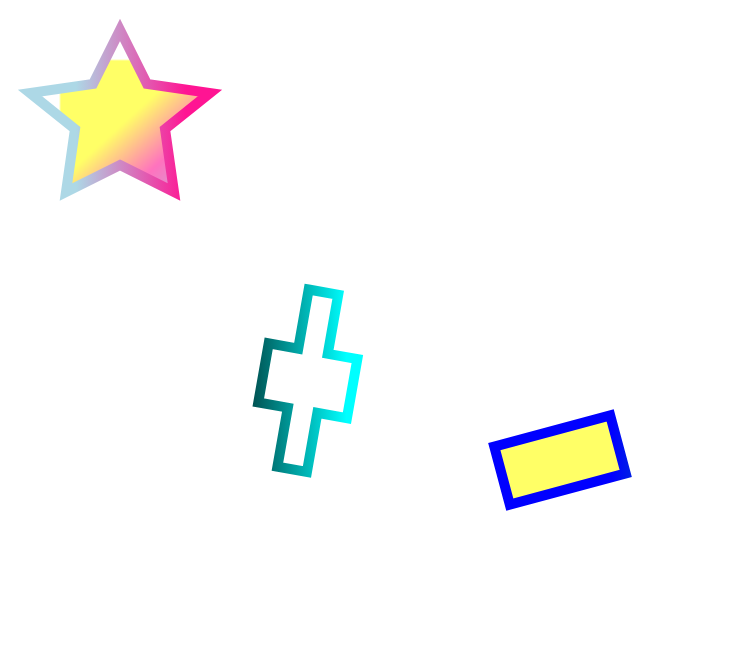

Describe this chart as a Vega-Lite specification.
### Vega specification from a JSON file in a GitHub repository (floating-point values rounded to 4 significant figures)
{"$schema": "https://vega.github.io/schema/vega/v5.json", "description": "A simple pie chart with embedded data.", "background": "white", "padding": 5, "width": 300, "height": 300, "style": "view", "data": [{"name": "data_0", "values": [{"x": 30, "y": 30, "fill": {"x1": 0.3, "y1": 0.3, "x2": 0.9, "y2": 0.9, "gradient": "linear", "stops": [{"offset": 0, "color": "yellow"}, {"offset": 0.3, "color": "deeppink"}, {"offset": 1, "color": "cyan"}]}, "stroke": {"x1": 0.3, "y1": 1.0, "x2": 0.8, "y2": 1.0, "gradient": "linear", "stops": [{"offset": 0, "color": "lightblue"}, {"offset": 1, "color": "deeppink"}]}, "scaleX": 45, "scaleY": 45, "angle": 0, "path": "M0,.5L.6,.8L.5,.1L1,-.3L.3,-.4L0,-1L-.3,-.4L-1,-.3L-.5,.1L-.6.8L0,.5Z"}, {"x": 100, "y": 80, "fill": {"x1": 0.3, "y1": 0.3, "x2": 0.8, "y2": 0.6, "gradient": "linear", "stops": [{"offset": 0, "color": "lightblue"}, {"offset": 1, "color": "darkblue"}]}, "stroke": {"x1": 0.0, "y1": 1.0, "x2": 1.0, "y2": 1.0, "gradient": "linear", "stops": [{"offset": 0, "color": "black"}, {"offset": 1, "color": "cyan"}]}, "scaleX": 15, "scaleY": 30, "angle": 10, "path": "M2 1 h1 v1 h1 v1 h-1 v1 h-1 v-1 h-1 v-1 h1 z"}, {"x": 250, "y": 200, "fill": {"x1": 0.3, "y1": 1.0, "x2": 0.8, "y2": 1.0, "gradient": "linear", "stops": [{"offset": 0, "color": "yellow"}, {"offset": 1, "color": "darkorange"}]}, "stroke": {"x1": 0.3, "y1": 1.0, "x2": 0.8, "y2": 1.0, "gradient": "linear", "stops": [{"offset": 0, "color": "blue"}, {"offset": 1, "color": "darkcyan"}]}, "scaleX": 30, "scaleY": 15, "angle": -15, "path": "M-1,-1L1,-1L1,1L-1,1Z"}]}], "marks": [{"name": "marks", "type": "path", "from": {"data": "data_0"}, "style": ["arc"], "encode": {"update": {"x": {"field": "x"}, "y": {"field": "y"}, "scaleX": {"field": "scaleX"}, "scaleY": {"field": "scaleY"}, "path": {"field": "path"}, "fill": {"field": "fill"}, "fillOpacity": {"value": 0.6}, "angle": {"field": "angle"}, "stroke": {"field": "stroke"}, "strokeWidth": {"value": 5}}}}]}
